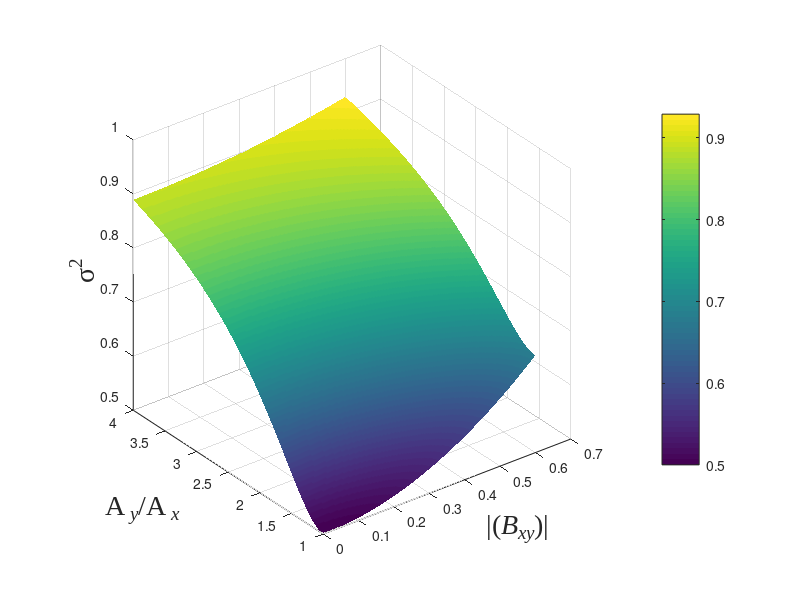

Write MATLAB code to recreate this figure.

clear
clc
%%
Ax=1;
%Ay=Ax*A_ratio;
N=300;
x=linspace(0,0.6,N);                                                           
y=linspace(1,4,N);
Sintillation_in=zeros(N,N);
%%
for B =1:N
    for A=1:N
        Bxy=x(B);
        A_ratio=y(A);
        Sintillation_in(B,A)=((Ax.^2).^2+2.*(Ax.*(Ax.*A_ratio).*Bxy).^2+((Ax.*A_ratio).^2).^2)./((Ax.^2+(Ax.*A_ratio)^2).^2);
    end
end
%%
Sintillation_in=Sintillation_in';
figure();
[Bxy,A_ratio]=meshgrid(x,y);
surf(Bxy,A_ratio,Sintillation_in);
%%
shading interp
axis square
%%
%set(gca,'XTick',[-r1,-r1/2,0,r1/2, r1],'fontname','Times New Roman','FontSize',20);
%set(gca,'YTick',[0,r2/4, r2/2, 3*r2/4, r2],'fontname','Times New Roman','FontSize',20);
%xlim([-r1 r1])
%zlim([0 1])
%ylim([0 r2])
%set(gca,'ylim',[-r2,r2]);%设置x轴坐标范围
% set(gca,'ytick',-r2:pi/4:r2);%设置x轴坐标间隔
% set(gca,'YTickLabel',{'-\pi/2','-\pi/4','0','\pi/4','\pi/2'});%\pi=π
% 
% set(gca,'ZTickLabel',{'0','0.2','0.4','0.6','0.8','1'});
% 
% set(gca,'xTickLabel',num2str(get(gca,'xTick')'))
%set(gca,'yTickLabel',num2str(get(gca,'yTick')'))
%ytickformat('%.2f')
xlabel('|{(\itB_{xy}})|','fontname','Times New Roman','FontSize',20)
ylabel('{  A_{\it y}/A_{\it x}} ','fontname','Times New Roman','FontSize',20)
zlabel('\sigma^2 ','fontname','Times New Roman','FontSize',20)
h=colorbar;
%set(h,'ylim',[0,1],'Ticks',[0,0.1,0.2,0.3,0.4,0.5,0.6,0.7,0.8,0.9,1])
